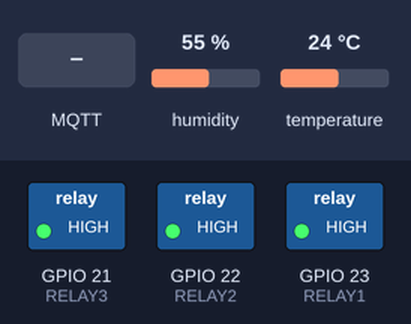
A sketch run on a simulated ESP32. Shown: switched loads named in the sketch (green lamp = pin HIGH). Inputs (shaded band) come from the test bench; at power-on: humidity 55 %, temperature 24 °C. WiFi joins after 1.5 s; servers stay silent unless stated; random numbers use the default seed unless the sketch sets one; no MQTT or app messages arrive unless stated; what the sketch prints to the serial monitor is not drawn.

Above: at 2.7 s.
2.8 s: MQTT message "LAMP_ON" arrives on the first subscribed topic
At 4.0 s:
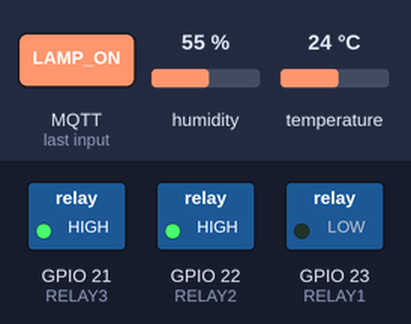
4.3 s: MQTT message "FAN_ON" arrives on the first subscribed topic
At 5.5 s:
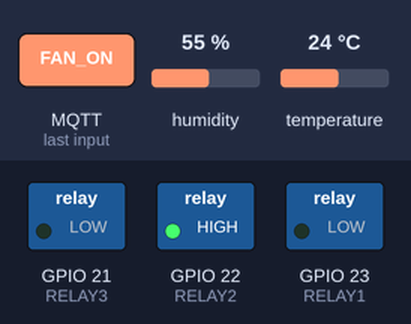
5.8 s: MQTT message "LAMP_OFF" arrives on the first subscribed topic
At 6.8 s:
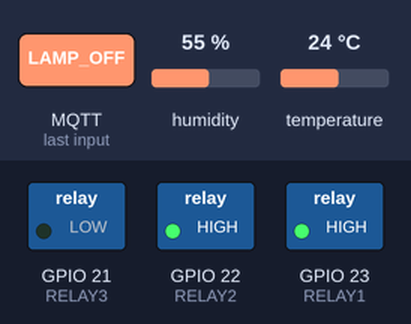
7.3 s: MQTT message "SERVO_TURN" arrives on the first subscribed topic
At 8.2 s:
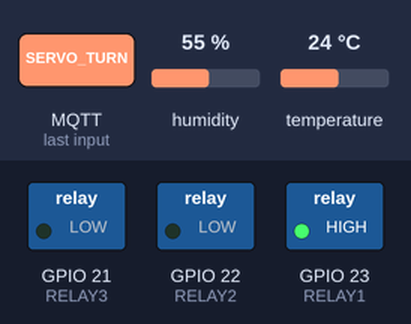
8.8 s: MQTT message "FAN_OFF" arrives on the first subscribed topic
At 9.7 s:
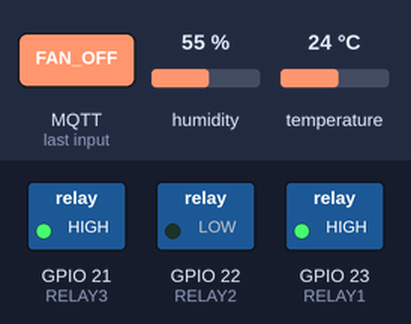
10.3 s: MQTT message "TEST_ALL" arrives on the first subscribed topic
At 11.2 s:
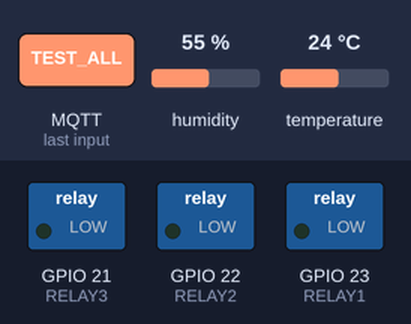
Timing chart, 0 to 14.8 s (numbered marks = the images above; inputs shaded):
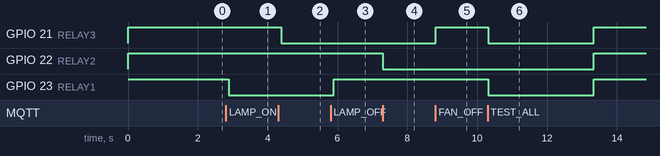

Measured:
- after the input at 2.8 s, GPIO 23 (RELAY1): HIGH → LOW after 0.08 s
- after the input at 4.3 s, GPIO 21 (RELAY3): HIGH → LOW after 0.09 s
- after the input at 5.8 s, GPIO 23 (RELAY1): LOW → HIGH after 0.09 s
- after the input at 7.3 s, GPIO 22 (RELAY2): HIGH → LOW at once
- after the input at 8.8 s, GPIO 21 (RELAY3): LOW → HIGH at once
- after the input at 10.3 s, GPIO 21 (RELAY3), GPIO 23 (RELAY1): HIGH → LOW at once, → HIGH 3.0 s later; GPIO 22 (RELAY2): LOW → HIGH after 3.0 s

The sketch:

ESP32_Code_REFINED.ino
```cpp
/*
 * SMART INCUBATOR IOT - ESP32 CODE
 * Versi: Refined (Tanpa MIST/Sprayer)
 *
 * Fitur:
 * - Membaca sensor DHT22 (Suhu & Kelembaban)
 * - Kontrol Lampu, Kipas, dan Motor/Servo via MQTT
 * - Test Mode untuk semua aktuator
 * - Maintenance Mode
 *
 * Hardware:
 * - ESP32 Development Board
 * - DHT22 Sensor (Pin 4)
 * - Relay Module 3 Channel:
 *   * RELAY1 (Pin 23) - Lampu
 *   * RELAY2 (Pin 22) - Motor/Servo (Putar Telur)
 *   * RELAY3 (Pin 21) - Kipas
 *
 * Library yang dibutuhkan:
 * - WiFi (built-in ESP32)
 * - PubSubClient (by Nick O'Leary)
 * - DHT sensor library (by Adafruit)
 * - ArduinoJson (by Benoit Blanchon)
 */

#include <WiFi.h>
#include <PubSubClient.h>
#include <DHT.h>
#include <ArduinoJson.h>

// ===== KONFIGURASI WIFI =====
const char* ssid = "NAMA_WIFI_ANDA";
const char* password = "PASSWORD_WIFI_ANDA";

// ===== KONFIGURASI MQTT =====
// Ganti dengan IP Raspberry Pi atau gunakan test.mosquitto.org untuk testing
const char* mqtt_server = "192.168.1.100";  // IP Raspberry Pi
// const char* mqtt_server = "test.mosquitto.org";  // Untuk testing tanpa Raspberry Pi
const int mqtt_port = 1883;

// MQTT Topics (harus sama dengan backend)
const char* topic_data = "inkubator/data";
const char* topic_action = "inkubator/action";
const char* topic_heartbeat = "inkubator/heartbeat";

// ===== KONFIGURASI HARDWARE =====
#define RELAY1 23   // Lampu
#define RELAY2 22   // Motor/Servo (untuk putar telur)
#define RELAY3 21   // Kipas

#define DHTPIN 4       // Pin data DHT22
#define DHTTYPE DHT22  // Tipe sensor

DHT dht(DHTPIN, DHTTYPE);

// ===== VARIABEL MQTT =====
WiFiClient espClient;
PubSubClient client(espClient);

// ===== VARIABEL TIMER =====
unsigned long lastSensorRead = 0;
const unsigned long sensorInterval = 2000;  // Baca sensor setiap 2 detik

unsigned long lastHeartbeat = 0;
const unsigned long heartbeatInterval = 5000;  // Heartbeat setiap 5 detik

unsigned long lastServoTurn = 0;
unsigned long servoInterval = 7200000;  // Default 2 jam (7200 detik = 2 jam)
unsigned long servoOnTime = 10000;  // Motor ON selama 10 detik
bool servoActive = false;
unsigned long servoStartTime = 0;

// ===== STATE RELAY =====
bool lampState = false;
bool fanState = false;
bool maintenanceMode = false;

// ===== VARIABEL TEST MODE =====
bool testMode = false;
unsigned long testStartTime = 0;
const unsigned long testDuration = 3000;  // Test selama 3 detik

// ===== FUNGSI WIFI =====
void setup_wifi() {
  delay(10);
  Serial.println();
  Serial.print("Connecting to WiFi: ");
  Serial.println(ssid);

  WiFi.mode(WIFI_STA);
  WiFi.begin(ssid, password);

  while (WiFi.status() != WL_CONNECTED) {
    delay(500);
    Serial.print(".");
  }

  Serial.println("");
  Serial.println("WiFi connected!");
  Serial.print("IP address: ");
  Serial.println(WiFi.localIP());
}

// ===== FUNGSI MQTT CALLBACK =====
void callback(char* topic, byte* payload, unsigned int length) {
  String message = "";
  for (int i = 0; i < length; i++) {
    message += (char)payload[i];
  }

  Serial.print("Message received [");
  Serial.print(topic);
  Serial.print("]: ");
  Serial.println(message);

  // Handle perintah dari backend
  if (String(topic) == topic_action) {
    if (message == "LAMP_ON") {
      digitalWrite(RELAY1, LOW);  // Relay aktif LOW
      lampState = true;
      Serial.println("✅ Lampu ON");
    }
    else if (message == "LAMP_OFF") {
      digitalWrite(RELAY1, HIGH);
      lampState = false;
      Serial.println("✅ Lampu OFF");
    }
    else if (message == "FAN_ON") {
      digitalWrite(RELAY3, LOW);  // Relay aktif LOW
      fanState = true;
      Serial.println("✅ Kipas ON");
    }
    else if (message == "FAN_OFF") {
      digitalWrite(RELAY3, HIGH);
      fanState = false;
      Serial.println("✅ Kipas OFF");
    }
    else if (message == "SERVO_TURN") {
      // Putar telur (motor ON selama 10 detik)
      digitalWrite(RELAY2, LOW);
      servoActive = true;
      servoStartTime = millis();
      lastServoTurn = millis();
      Serial.println("✅ SERVO TURN - Motor ON (10 detik)");
    }
    else if (message == "TEST_ALL") {
      // Test semua aktuator (untuk button test di dashboard)
      testMode = true;
      testStartTime = millis();

      // ON semua relay untuk test
      digitalWrite(RELAY1, LOW);  // Lampu ON
      digitalWrite(RELAY2, LOW);  // Motor ON
      digitalWrite(RELAY3, LOW);  // Kipas ON

      lampState = true;
      fanState = true;
      servoActive = true;

      Serial.println("🧪 TEST MODE - Semua aktuator ON (3 detik)");
    }
    else if (message == "ALL_OFF") {
      // Maintenance mode - semua mati
      digitalWrite(RELAY1, HIGH);
      digitalWrite(RELAY2, HIGH);
      digitalWrite(RELAY3, HIGH);
      lampState = false;
      fanState = false;
      servoActive = false;
      testMode = false;
      maintenanceMode = true;
      Serial.println("⚠️ ALL OFF - Maintenance Mode");
    }
  }
}

// ===== FUNGSI RECONNECT MQTT =====
void reconnect() {
  while (!client.connected()) {
    Serial.print("Attempting MQTT connection...");

    // Client ID unik
    String clientId = "ESP32-Incubator-";
    clientId += String(random(0xffff), HEX);

    if (client.connect(clientId.c_str())) {
      Serial.println("connected!");

      // Subscribe ke topic action untuk menerima perintah
      client.subscribe(topic_action);
      Serial.print("Subscribed to: ");
      Serial.println(topic_action);

      // Subscribe ke heartbeat (opsional)
      client.subscribe(topic_heartbeat);

      // Kirim status awal
      client.publish("inkubator/status", "ESP32_ONLINE");
    } else {
      Serial.print("failed, rc=");
      Serial.print(client.state());
      Serial.println(" try again in 5 seconds");
      delay(5000);
    }
  }
}

// ===== FUNGSI KIRIM DATA SENSOR =====
void sendSensorData() {
  float temp = dht.readTemperature();
  float hum = dht.readHumidity();

  // Cek jika pembacaan sensor valid
  if (isnan(temp) || isnan(hum)) {
    Serial.println("❌ Gagal membaca sensor DHT22!");
    return;
  }

  // Buat JSON payload (format harus sama dengan backend)
  StaticJsonDocument<200> doc;
  doc["temp"] = temp;
  doc["hum"] = hum;

  String payload;
  serializeJson(doc, payload);

  // Publish ke topic data
  if (client.publish(topic_data, payload.c_str())) {
    Serial.print("📤 Data sent: ");
    Serial.println(payload);
  } else {
    Serial.println("❌ Failed to send data");
  }
}

// ===== SETUP =====
void setup() {
  Serial.begin(115200);

  // Setup pin relay
  pinMode(RELAY1, OUTPUT);
  pinMode(RELAY2, OUTPUT);
  pinMode(RELAY3, OUTPUT);

  // Semua relay OFF awal (aktif LOW, jadi HIGH = OFF)
  digitalWrite(RELAY1, HIGH);
  digitalWrite(RELAY2, HIGH);
  digitalWrite(RELAY3, HIGH);

  // Setup DHT
  dht.begin();

  // Setup WiFi
  setup_wifi();

  // Setup MQTT
  client.setServer(mqtt_server, mqtt_port);
  client.setCallback(callback);

  Serial.println("✅ ESP32 Setup Complete!");
  Serial.println("Waiting for MQTT connection...");
}

// ===== LOOP =====
void loop() {
  // Pastikan MQTT connected
  if (!client.connected()) {
    reconnect();
  }
  client.loop();

  unsigned long currentMillis = millis();

  // Handle TEST MODE
  if (testMode) {
    if (currentMillis - testStartTime >= testDuration) {
      // Test selesai, matikan semua
      digitalWrite(RELAY1, HIGH);
      digitalWrite(RELAY2, HIGH);
      digitalWrite(RELAY3, HIGH);
      lampState = false;
      fanState = false;
      servoActive = false;
      testMode = false;
      Serial.println("✅ TEST MODE selesai - Semua aktuator OFF");
    }
  }

  // Baca dan kirim data sensor setiap 2 detik
  if (currentMillis - lastSensorRead >= sensorInterval) {
    if (!maintenanceMode) {  // Hanya kirim data jika tidak maintenance
      sendSensorData();
    }
    lastSensorRead = currentMillis;
  }

  // Handle servo/motor timer (hanya jika tidak dalam test mode)
  if (servoActive && !testMode) {
    if (currentMillis - servoStartTime >= servoOnTime) {
      // Matikan motor setelah 10 detik
      digitalWrite(RELAY2, HIGH);
      servoActive = false;
      Serial.println("✅ Motor OFF (SERVO selesai)");
    }
  }

  // Heartbeat (opsional, untuk monitoring)
  if (currentMillis - lastHeartbeat >= heartbeatInterval) {
    client.publish(topic_heartbeat, "ESP32_ALIVE");
    lastHeartbeat = currentMillis;
  }

  // Small delay untuk stability
  delay(100);
}
```
